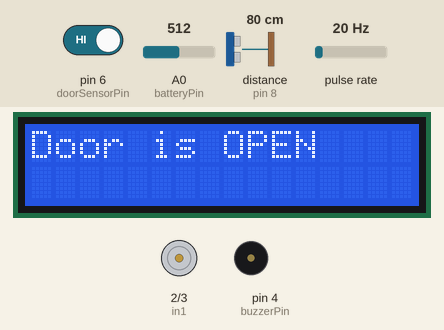
Recording of a sketch running on a simulated Arduino Uno, built with avr-gcc and run on an emulated ATmega328P. Shown: 16×2 character LCD, motor-driver pin pairs drawn as motors (green arrow = first pin HIGH = forward, orange = second pin HIGH = backward, longer = more drive, scaled by the enable pin), buzzer (waves = sounding, pin HIGH). Wiring (inferred from the names in the program): ultrasonic range finder: trigger pin 7; echo pin 8; pulse sensor: data pin 5. The test bench sets the inputs (shaded band); at power-on: pin 6 (doorSensorPin) HIGH, distance to the obstacle (sensor on pin 8) 80 cm, A0 (batteryPin) = 512, pulse rate 20 Hz. The echo pulse lasts 58.3 µs per cm; pins used as bus, display or sensor lines are not drawn; what the sketch prints to the serial monitor is not drawn.

Above: at 3.7 s.
3.8 s: pin 6 (doorSensorPin) driven LOW
At 9.2 s:
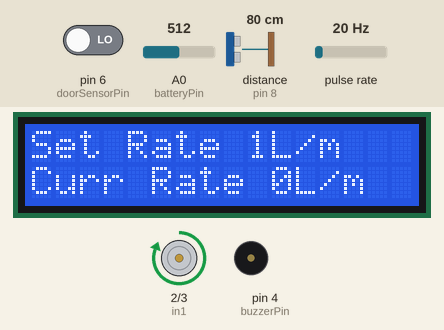
9.3 s: distance to the obstacle (sensor on pin 8) set to 2 cm
18.4 s: pin 6 (doorSensorPin) driven HIGH
At 23.7 s:
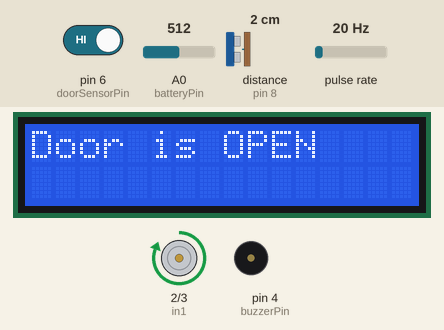
24.5 s: pin 6 (doorSensorPin) driven LOW
At 29.0 s:
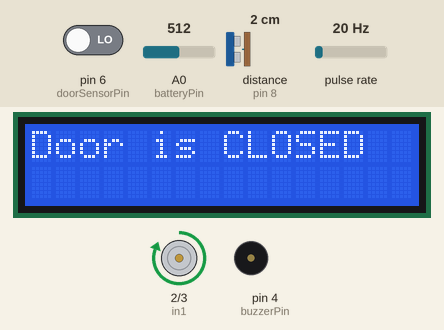
Timing chart, 0 to 30.6 s (numbered marks = the images above; inputs shaded):
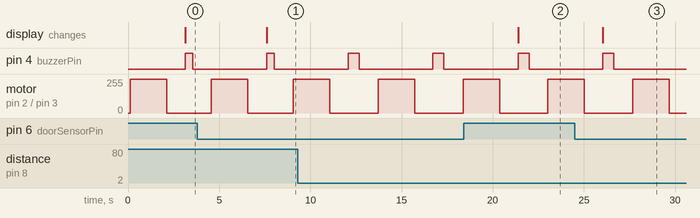

Measured:
- after the input at 3.8 s, the display: changes after 3.8 s (image 1)
- after the input at 18.4 s, the display: changes after 3.0 s (image 2)
- after the input at 24.5 s, the display: changes after 1.5 s (image 3)
- by itself, pin 4 (buzzerPin): alternates HIGH for 0.60 s and LOW for 4.0 s
- by itself, motor on pin 2 (in1) / pin 3 (in2): alternates forward 255/255 for 2.0 s and stopped for 2.6 s

The sketch:

Syringe_pump_final.ino
```cpp
#include <Wire.h>
#include <LiquidCrystal_I2C.h>

// Set the LCD address to 0x27 for a 16 chars and 2 line display
LiquidCrystal_I2C lcd(0x27, 16, 2);

// Motor control pins
int in1 = 2;
int in2 = 3;
int enA = 9;  // Enable A, PWM pin

// Buzzer control pin
int buzzerPin = 4;

// Door sensor pin
int doorSensorPin = 6;

// Water flow sensor pin
int flowSensorPin = 5;

// Ultrasonic sensor pins
const int trigPin = 7;
const int echoPin = 8;

// Battery voltage pin
const int batteryPin = A0;  // Adjust this as needed

// Desired flow rate in L/min
float desiredFlowRate = 1;  // Adjust this value as needed

// Variables to store the previous values
float previousDesiredFlowRate = 0.0;
float previousCurrentFlowRate = 0.0;
int previousDoorState = LOW;

void setup() {
  pinMode(in1, OUTPUT);
  pinMode(in2, OUTPUT);
  pinMode(enA, OUTPUT);

  pinMode(buzzerPin, OUTPUT);

  pinMode(doorSensorPin, INPUT_PULLUP);

  pinMode(flowSensorPin, INPUT);

  pinMode(trigPin, OUTPUT);
  pinMode(echoPin, INPUT);

  lcd.init(); // initialize the lcd
  lcd.backlight(); // open the backlight
  lcd.clear();
  Serial.begin(9600);
}

void loop() {
  // Read the current flow rate
  int flow = pulseIn(flowSensorPin, HIGH);  // Measure pulse width
  float currentFlowRate = 1000.0 / (flow * 2.5);  // Convert pulse width to flow rate

  // Calculate the error in flow rate
  float error = desiredFlowRate - currentFlowRate;

  // Adjust the motor speed based on the error
  int pwmValue = 1500 + (int)(1000 * error);  // Adjust the scaling factor as needed
  pwmValue = constrain(pwmValue, 0, 255);  // Ensure PWM value is between 0 and 255

  // Move the motor forward
  digitalWrite(in1, HIGH);
  digitalWrite(in2, LOW);
  analogWrite(enA, pwmValue);  // Adjust PWM value for desired speed
  delay(2000);  // Run for 2 seconds

 // Stop the motor
 digitalWrite(in1, LOW);
 digitalWrite(in2, LOW);
 analogWrite(enA, 0);
 delay(1000);  // Pause for 1 second

  // Door sensor
  int doorState = digitalRead(doorSensorPin);
  if (doorState != previousDoorState) {
    if (doorState == HIGH) {
      lcd.clear();
      lcd.setCursor(0, 0);
      lcd.print("Door is OPEN");
    } else {
      lcd.clear();
      lcd.setCursor(0, 0);
      lcd.print("Door is CLOSED");
    }
    previousDoorState = doorState;
  }

  // Display the pre-adjusted flow rate value and the sensed value if they have changed and the door is closed
  if (doorState == LOW && (currentFlowRate != previousCurrentFlowRate || desiredFlowRate != previousDesiredFlowRate)) {
    lcd.clear();
    lcd.print("Set Rate " + String((int)desiredFlowRate) + "L/m");
    lcd.setCursor(0, 1);
    lcd.print("Curr Rate " + String((int)currentFlowRate) + "L/m");

    previousDesiredFlowRate = desiredFlowRate;
    previousCurrentFlowRate = currentFlowRate;
  }

  // Check for occlusion
  if (currentFlowRate < 0.9 * desiredFlowRate) {  // Adjust the threshold as needed
    Serial.println("Occlusion detected!");
    digitalWrite(buzzerPin, HIGH);  // Turn the buzzer on
    delay(200);  // Wait for 200 milliseconds
    digitalWrite(buzzerPin, LOW);  // Turn the buzzer off
  }

  // Ultrasonic sensor
  digitalWrite(trigPin, LOW);
  delayMicroseconds(2);
  digitalWrite(trigPin, HIGH);
  delayMicroseconds(10);
  digitalWrite(trigPin, LOW);

  long duration = pulseIn(echoPin, HIGH);
  float distance = duration * 0.034 / 2;

  // Check for air bubbles
  if (distance < 10) {  // Adjust the threshold as needed
    Serial.println("Air bubbles detected!");
    digitalWrite(buzzerPin, HIGH);  // Turn the buzzer on
    delay(200);  // Wait for 200 milliseconds
    digitalWrite(buzzerPin, LOW);  // Turn the buzzer off
  }

  // Check battery voltage
  int batteryValue = analogRead(batteryPin);
  float batteryVoltage = (batteryValue / 1023.0) * 5.0;  // Convert ADC value to voltage

  // Check for low battery
  if (batteryVoltage < 5) {  // Adjust the threshold as needed
    Serial.println("Low battery!");
    digitalWrite(buzzerPin, HIGH);  // Turn the buzzer on
    delay(200);  // Wait for 200 milliseconds
    digitalWrite(buzzerPin, LOW);  // Turn the buzzer off
  }
  delay(1000);
}
```
